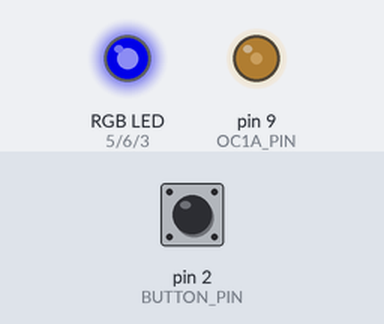
Simulated run of this sketch. Board: Arduino Uno, built with avr-gcc and run on an emulated ATmega328P. Parts: an RGB LED mixed from three pins (HIGH = lit), output pins drawn as LEDs (lit = HIGH). The test bench sets the inputs (shaded band); at power-on: pin 2 (BUTTON_PIN) HIGH. Dim RGB values are drawn brighter than linear.

Above: at 1.2 s.
1.3 s: pin 2 (BUTTON_PIN) pulled LOW for 0.15 s
At 1.65 s:
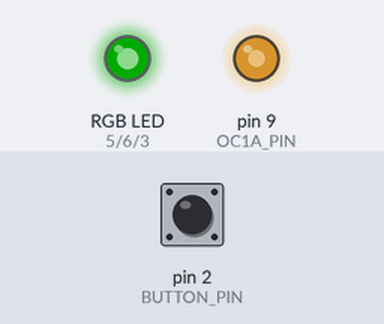
4.3 s: pin 2 (BUTTON_PIN) pulled LOW for 1 s
At 5.57 s:
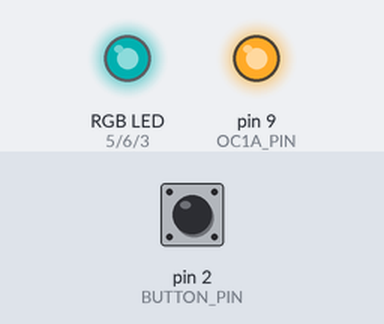
7.8 s: pin 2 (BUTTON_PIN) pulled LOW for 0.15 s
At 8.28 s:
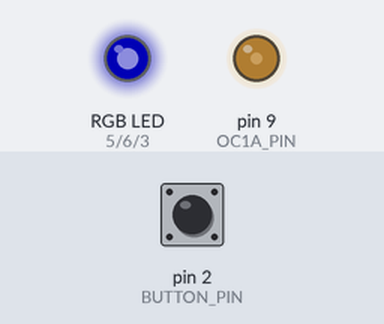
Timing chart, 0 to 16.9 s (numbered marks = the images above; inputs shaded):
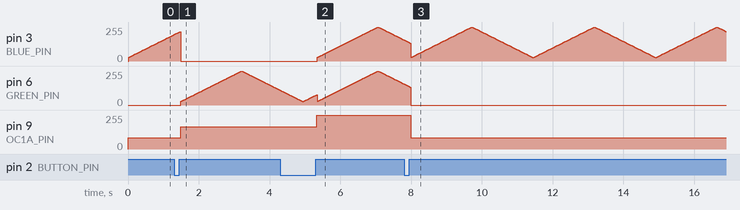

The sketch:

mm-base-gen1-reva-firmware.ino
```cpp
/*
  MakaniMotion MM-BASE GEN 1 Rev A Firmware

  Short button press:
    Cycle through PWM stages.

  Long button press:
    Toggle RGB status LEDs on/off.

  RGB LEDs:
    Non-blocking pulse effect during normal operation.
*/

const byte OC1A_PIN = 9;     // PWM output for fan control, D9 / OC1A
const byte BUTTON_PIN = 2;   // Button input, D2, active LOW

const byte RED_PIN = 5;      // RGB LED red channel
const byte GREEN_PIN = 6;    // RGB LED green channel
const byte BLUE_PIN = 3;     // RGB LED blue channel

const word PWM_FREQ_HZ = 25000;
const word TCNT1_TOP = F_CPU / (2 * PWM_FREQ_HZ);

// PWM stages in percent
const byte PWM_STAGES[] = {33, 66, 100};
const byte PWM_STAGE_COUNT = sizeof(PWM_STAGES) / sizeof(PWM_STAGES[0]);

byte currentStage = 0;

// Button handling
const unsigned long DEBOUNCE_DELAY_MS = 40;
const unsigned long LONG_PRESS_MS = 1000;

byte lastButtonReading = HIGH;
byte stableButtonState = HIGH;

unsigned long lastDebounceTime = 0;
unsigned long buttonPressStartTime = 0;

bool longPressHandled = false;

// LED handling
bool ledsEnabled = true;

const unsigned long LED_PULSE_INTERVAL_MS = 15;
const byte LED_PULSE_MIN = 25;
const byte LED_PULSE_MAX = 255;
const byte LED_PULSE_STEP = 2;

unsigned long lastLedPulseUpdate = 0;
byte ledPulseValue = LED_PULSE_MIN;
int ledPulseDirection = 1;

void setup() {
  pinMode(OC1A_PIN, OUTPUT);
  pinMode(BUTTON_PIN, INPUT_PULLUP);

  pinMode(RED_PIN, OUTPUT);
  pinMode(GREEN_PIN, OUTPUT);
  pinMode(BLUE_PIN, OUTPUT);

  setupTimer1ForFanPwm();

  setPwmDuty(PWM_STAGES[currentStage]);
  updateLedPulse();
}

void loop() {
  handleButton();
  updateLedPulse();
}

void setupTimer1ForFanPwm() {
  // Reset Timer1 registers
  TCCR1A = 0;
  TCCR1B = 0;
  TCNT1 = 0;

  // Phase Correct PWM on OC1A, no prescaler
  TCCR1A |= (1 << COM1A1) | (1 << WGM11);
  TCCR1B |= (1 << WGM13) | (1 << CS10);

  // Set TOP value for 25 kHz PWM
  ICR1 = TCNT1_TOP;
}

void handleButton() {
  byte reading = digitalRead(BUTTON_PIN);

  // Debounce input
  if (reading != lastButtonReading) {
    lastDebounceTime = millis();
  }

  if ((millis() - lastDebounceTime) > DEBOUNCE_DELAY_MS) {
    if (reading != stableButtonState) {
      stableButtonState = reading;

      if (stableButtonState == LOW) {
        // Button was pressed
        buttonPressStartTime = millis();
        longPressHandled = false;
      } else {
        // Button was released
        if (!longPressHandled) {
          nextPwmStage();
        }
      }
    }

    // Long press while button is still held
    if (stableButtonState == LOW && !longPressHandled) {
      if ((millis() - buttonPressStartTime) >= LONG_PRESS_MS) {
        toggleLeds();
        longPressHandled = true;
      }
    }
  }

  lastButtonReading = reading;
}

void nextPwmStage() {
  currentStage = (currentStage + 1) % PWM_STAGE_COUNT;
  setPwmDuty(PWM_STAGES[currentStage]);

  // Restart pulse at a defined brightness after changing stage
  ledPulseValue = LED_PULSE_MIN;
  ledPulseDirection = 1;
}

void toggleLeds() {
  ledsEnabled = !ledsEnabled;

  if (!ledsEnabled) {
    setRgbRaw(0, 0, 0);
  } else {
    ledPulseValue = LED_PULSE_MIN;
    ledPulseDirection = 1;
    updateLedPulse();
  }
}

void setPwmDuty(byte duty) {
  OCR1A = (word)(duty * TCNT1_TOP) / 100;
}

void updateLedPulse() {
  if (!ledsEnabled) {
    setRgbRaw(0, 0, 0);
    return;
  }

  if ((millis() - lastLedPulseUpdate) < LED_PULSE_INTERVAL_MS) {
    return;
  }

  lastLedPulseUpdate = millis();

  int nextValue = ledPulseValue + (ledPulseDirection * LED_PULSE_STEP);

  if (nextValue >= LED_PULSE_MAX) {
    nextValue = LED_PULSE_MAX;
    ledPulseDirection = -1;
  } else if (nextValue <= LED_PULSE_MIN) {
    nextValue = LED_PULSE_MIN;
    ledPulseDirection = 1;
  }

  ledPulseValue = (byte)nextValue;

  setStageColorScaled(currentStage, ledPulseValue);
}

void setStageColorScaled(byte stage, byte brightness) {
  byte red = 0;
  byte green = 0;
  byte blue = 0;

  switch (stage) {
    case 0:
      // Stage 1: Blue
      red = 0;
      green = 0;
      blue = 255;
      break;

    case 1:
      // Stage 2: Green
      red = 0;
      green = 255;
      blue = 0;
      break;

    case 2:
      // Stage 3: Cyan
      red = 0;
      green = 255;
      blue = 255;
      break;
  }

  setRgbRaw(
    scaleColor(red, brightness),
    scaleColor(green, brightness),
    scaleColor(blue, brightness)
  );
}

byte scaleColor(byte color, byte brightness) {
  return (byte)((word)color * brightness / 255);
}

void setRgbRaw(byte red, byte green, byte blue) {
  analogWrite(RED_PIN, red);
  analogWrite(GREEN_PIN, green);
  analogWrite(BLUE_PIN, blue);
}
```

Measured:
- after the input at 1.3 s, pin 6 (GREEN_PIN): rises from 0/255 to 255/255 in 1.7 s, then falls to 111/255 in 1.1 s; pin 9 (OC1A_PIN): 84/255 → 168/255 after 0.19 s
- after the input at 4.3 s, pin 3 (BLUE_PIN): rises from 0/255 to 255/255 in 1.7 s, then falls to 159/255 in 0.72 s; pin 9 (OC1A_PIN): 168/255 → 255/255 after 1.0 s
- after the input at 7.8 s, pin 9 (OC1A_PIN): 255/255 → 84/255 after 0.19 s
- by itself, pin 3 (BLUE_PIN): rises from 197/255 to 221/255 in 0.16 s, then falls to 0/255 in 0.02 s
